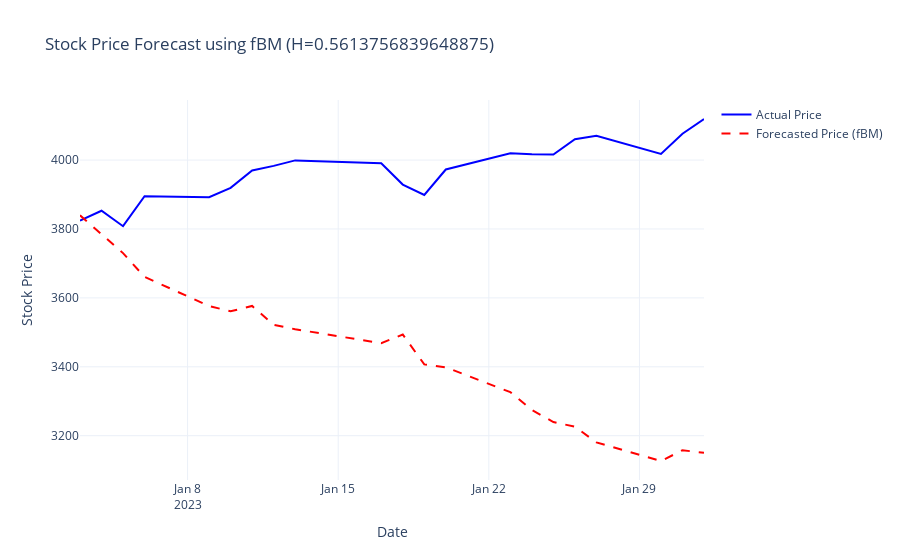

Here is the notebook cell this chart was saved with:
### Code cell
from stochastic.processes.continuous import FractionalBrownianMotion
import numpy as np
import random
import plotly.graph_objects as go

def simulate_fbm_prices(train_data, test_data, H):
    """Simulate future stock prices using a geometric fractional Brownian motion model."""    
    # Calculate drift (μ) and volatility (σ) from training log returns
    mu = train_data["log_returns"].mean()
    sigma = train_data["log_returns"].std()

    # Define Fractional Brownian Motion (fBM) model
    n_days = len(test_data)
    fbm = FractionalBrownianMotion(hurst=H, t=n_days - 1)
    fbm_values = fbm.sample(n=n_days - 1)
    
    # Use the last known price from training data as the starting point
    S0 = train_data['price'].iloc[-1]
    simulated_prices = S0 * np.exp(mu * np.arange(n_days) + sigma * fbm_values)
    
    return simulated_prices

def plot_actual_vs_simulated(test_data, simulated_prices, H):
    """Create an interactive Plotly plot comparing the actual prices with simulated prices."""
    fig = go.Figure()
    fig.add_trace(go.Scatter(
        x=test_data.index,
        y=test_data["price"],
        mode='lines',
        name='Actual Price',
        line=dict(color='blue')
    ))
    fig.add_trace(go.Scatter(
        x=test_data.index,
        y=simulated_prices,
        mode='lines',
        name='Forecasted Price (fBM)',
        line=dict(color='red', dash='dash')
    ))
    fig.update_layout(
        title=f"Stock Price Forecast using fBM (H={H})",
        xaxis_title="Date",
        yaxis_title="Stock Price",
        template="plotly_white"
    )
    fig.show()

simulated_prices = simulate_fbm_prices(SNP_training_df, SNP_testing_df, SNP_hurst_est)
plot_actual_vs_simulated(SNP_testing_df, simulated_prices, SNP_hurst_est)

### Figure 1 — Plotly figure (JSON) as saved in the notebook; plotly's stock layout.template omitted (floating-point values rounded to 4 significant figures)
{"data": [{"line": {"color": "blue"}, "mode": "lines", "name": "Actual Price", "type": "scatter", "x": ["2023-01-03T00:00:00", "2023-01-04T00:00:00", "2023-01-05T00:00:00", "2023-01-06T00:00:00", "2023-01-09T00:00:00", "2023-01-10T00:00:00", "2023-01-11T00:00:00", "2023-01-12T00:00:00", "2023-01-13T00:00:00", "2023-01-17T00:00:00", "2023-01-18T00:00:00", "2023-01-19T00:00:00", "2023-01-20T00:00:00", "2023-01-23T00:00:00", "2023-01-24T00:00:00", "2023-01-25T00:00:00", "2023-01-26T00:00:00", "2023-01-27T00:00:00", "2023-01-30T00:00:00", "2023-01-31T00:00:00", "2023-02-01T00:00:00"], "y": [3824.0, 3853.0, 3808.0, 3895.0, 3892.0, 3919.0, 3970.0, 3983.0, 3999.0, 3991.0, 3929.0, 3899.0, 3973.0, 4020.0, 4017.0, 4016.0, 4060.0, 4071.0, 4018.0, 4077.0, 4119.0]}, {"line": {"color": "red", "dash": "dash"}, "mode": "lines", "name": "Forecasted Price (fBM)", "type": "scatter", "x": ["2023-01-03T00:00:00", "2023-01-04T00:00:00", "2023-01-05T00:00:00", "2023-01-06T00:00:00", "2023-01-09T00:00:00", "2023-01-10T00:00:00", "2023-01-11T00:00:00", "2023-01-12T00:00:00", "2023-01-13T00:00:00", "2023-01-17T00:00:00", "2023-01-18T00:00:00", "2023-01-19T00:00:00", "2023-01-20T00:00:00", "2023-01-23T00:00:00", "2023-01-24T00:00:00", "2023-01-25T00:00:00", "2023-01-26T00:00:00", "2023-01-27T00:00:00", "2023-01-30T00:00:00", "2023-01-31T00:00:00", "2023-02-01T00:00:00"], "y": [3840.0, 3786.0, 3730.0, 3661.0, 3576.0, 3561.0, 3577.0, 3522.0, 3509.0, 3469.0, 3494.0, 3407.0, 3399.0, 3326.0, 3275.0, 3240.0, 3226.0, 3181.0, 3127.0, 3158.0, 3150.0]}], "layout": {"title": {"text": "Stock Price Forecast using fBM (H=0.5613756839648875)"}, "xaxis": {"title": {"text": "Date"}}, "yaxis": {"title": {"text": "Stock Price"}}}}
